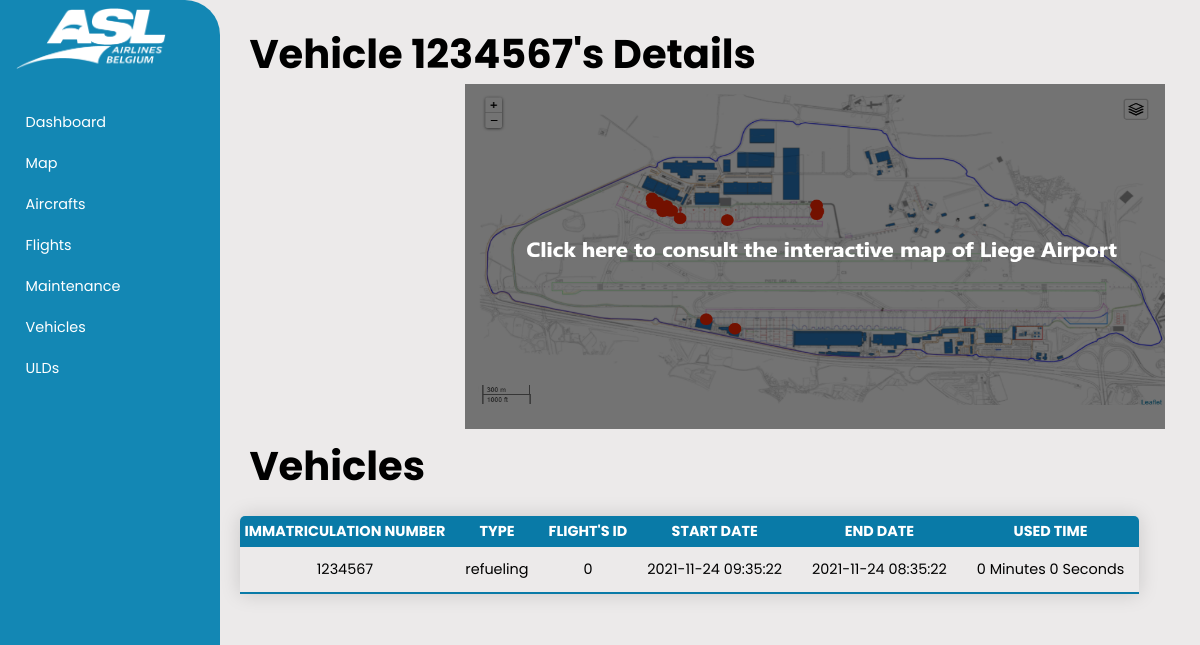
The app's page /project/details/vehicles.details.php?immatriculation=1234567 with its own data.
### tables this page shows
CREATE TABLE IF NOT EXISTS `flight_vehicle` (
  `id_flight` int(11) NOT NULL,
  `immatriculation_vehicle` varchar(255) NOT NULL,
  `start_date` timestamp NULL DEFAULT NULL,
  `end_date` timestamp NULL DEFAULT NULL,
  PRIMARY KEY (`id_flight`,`immatriculation_vehicle`),
  KEY `immatriculation_vehicule` (`immatriculation_vehicle`)
);

CREATE TABLE IF NOT EXISTS `vehicle` (
  `immatriculation_number` varchar(255) NOT NULL,
  `type` enum('dolly','other','GPU','lavatory-service','high loader','speed loader','refueling','push back','fire truck','toilet car','main deck loader') NOT NULL,
  `purchase_date` timestamp NOT NULL DEFAULT CURRENT_TIMESTAMP,
  PRIMARY KEY (`immatriculation_number`)
);

### project/details/vehicles.details.php (the view, shortened to what this page needs)
<?php
    include_once("../add_ons/header.php");
    include("../includes/dbconn.inc.php");
    include("../add_ons/sidebar.php");
?>
<div class="main-content">
<head>
</head>
    <h1>Vehicle <?php echo $_GET["immatriculation"] ?>'s Details</h1>
    <section class="Job">
        <?php
            $immatriculation = $_GET["immatriculation"];
            $map = "<a href='http://localhost/project/map.php?display=specific&immatriculation=$immatriculation' title='Map'>";
            $map .="<img class='map'
                src='/project/style/map_update.png'
                alt='Map for the vehicles used'
                width='700' height='345'></a>";
            echo $map;
        ?>
        <table class="content-table">
            <thead>
                <h1> Vehicles </h1>
                <tr>
                    <th>Immatriculation Number </th>
                    <th>Type</th>
                    <th>Flight's ID </th>
                    <th>Start Date</th>
                    <th>End Date</th>
                    <th>Used Time</th>
                </tr>
            </thead>
            <tbody>
                <?php
                    $vehicles ="";
                    $immatriculation = $_GET['immatriculation'];
                    $sql ="SELECT DISTINCT * FROM flight_vehicle WHERE immatriculation_vehicle = '$immatriculation'";
                    $result = mysqli_query($conn, $sql);
                    $nb_rows = mysqli_num_rows($result);
                    if($nb_rows > 0) {
                        while($row = mysqli_fetch_assoc($result)){
                            $sql2 = "SELECT DISTINCT * FROM vehicle WHERE immatriculation_number = '$immatriculation'";
                            $result2 = mysqli_query($conn, $sql2);
                            $row2 = mysqli_fetch_assoc($result2);
                            $vehicles .= "<tr>";
                            $vehicles .= "<td>".$row['immatriculation_vehicle']."</td>";
                            $vehicles .= "<td>".$row2['type']."</td>";
                            $vehicles .= "<td>".$row['id_flight']."</td>";
                            $vehicles .= "<td>".$row['start_date']. "</td>";
                            $vehicles .= "<td>".$row['end_date']. "</td>";
                            $time = strtotime($row['end_date']) - strtotime($row['start_date']);
                            $s = $time%60;
                            $m = floor(($time%3600)/60);
                            $vehicles .= "<td>".$m." Minutes ".$s." Seconds</td>";
                            $vehicles .= "</tr>";
                        }
                    }
                    echo $vehicles;
                ?>
            </tbody>
        </table>
    </section>
</div>
<?php
    include_once("../add_ons/footer.php");
?>  I

### project/style.css (style rules this page uses)
:root { --main-color: #1387b4; --color-dark: #1D2231; --background_color: #eceaea; --clr-inprogress: #f0ff6bd0; --clr-notyetstarted: #81d4fad8; --clr-warning: #f51e1ec5; --clr-completed: #17f303b9; }
* { font-family: 'Poppins', sans-serif; margin: 0; padding: 0; text-decoration: none; list-style-type: none; box-sizing: border-box; }
body { background-color: var(--background_color); }
.main-content { position: relative; height: 100%; margin-top: 2%; margin-left: 220px; transition: margin-left 500ms; background: var(--background_color); }
.main-content h1 { margin-left:3%; font-size: 2.5em; }
.content-table { border-collapse: collapse; border-spacing: 50px 0; margin-top: 2%; font-size: 0.9em; min-width: 400px; border-radius: 5px 5px 0 0 ; overflow: hidden; box-shadow: 0 0 20px rgba(0, 0, 0, 0.15); table-layout: auto; width: 60%; position: relative; margin-left: 2%; }
.content-table th { position: sticky; top : 0; text-align: center; text-transform: uppercase; padding: 5px; }
.content-table thead tr { background-color: #097aa7; color: #ffffff; text-align: center; font-weight: bold; white-space: nowrap; }
.content-table td { padding: 12px 15px; white-space: nowrap; text-align: center; }
.content-table tbody tr { border-bottom: 1px solid #dddddd ; }
.content-table tbody tr:last-of-type { border-bottom: 2px solid #097aa7; }
.map { margin-left : 25%; }

### records on screen
flight_vehicle: immatriculation_vehicle "1234567", immatriculation_vehicle.type "refueling", id_flight "0", start_date "2021-11-24 09:35:22", end_date "2021-11-24 08:35:22", m "0", s "0"

### other values on screen
$_GET["immatriculation"] "1234567"
